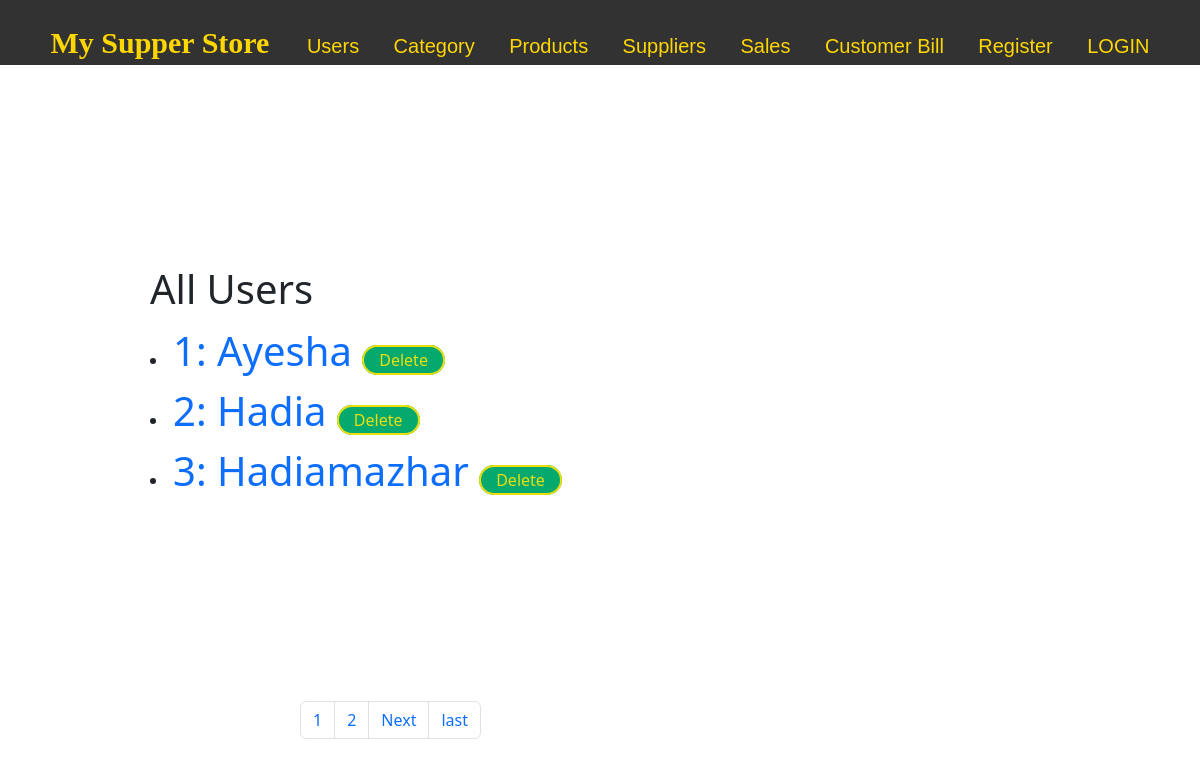
/users/, run on an earlier commit of the app's database.
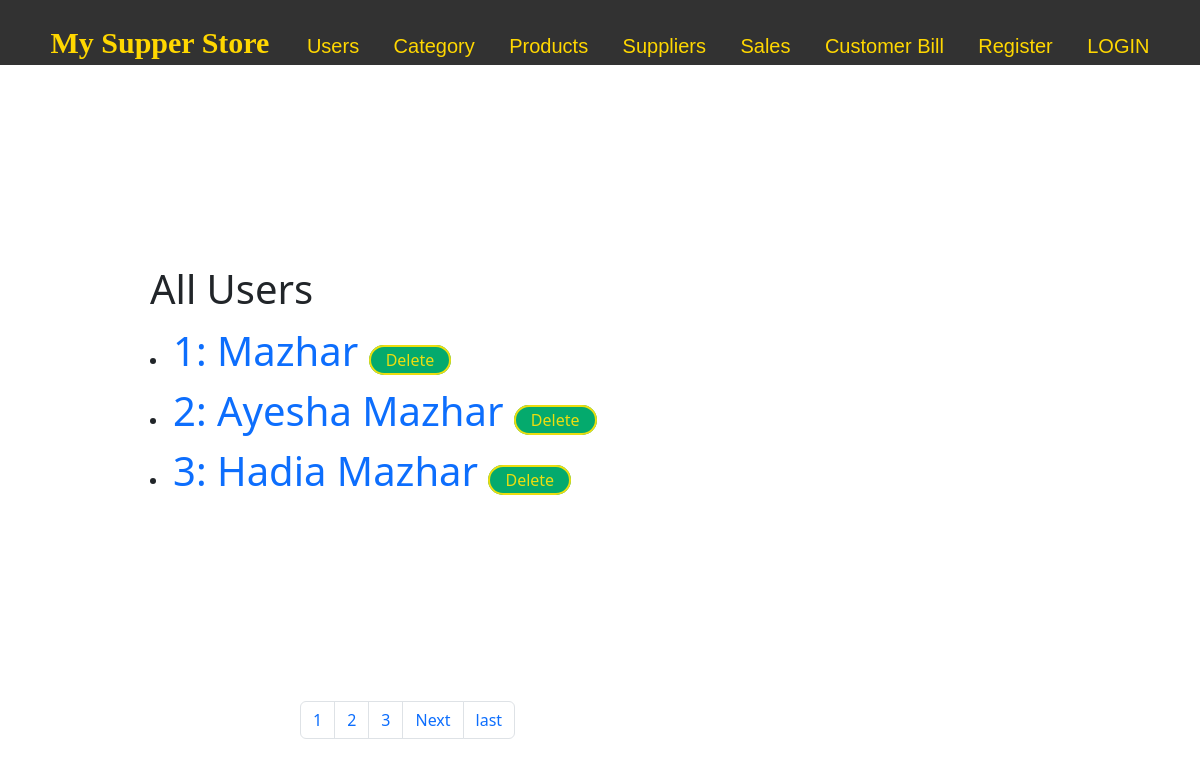
And on a later commit of the database.
### members/models.py (models this page shows, shortened)
class Users(models.Model):
    username=models.CharField(max_length=255)
    password=models.CharField(max_length=20)
    is_deleted = models.BooleanField(default=False)
    user_slug=AutoSlugField(populate_from="username",unique=True,null=True,default=None)
    user_image=models.FileField(upload_to="userpics/",max_length=256,null=True,default=None)

### members/views.py (the view)
# urls.py: path("users/",views.users,name="users"),
def users(request):
    myusers = Users.objects.filter(is_deleted=False).values()
    paginator=Paginator(myusers,3)
    page_num=request.GET.get("page")
    myusersfinal=paginator.get_page(page_num)
    totalpages=myusersfinal.paginator.num_pages
    template=loader.get_template('users.html')
    context= {'myusers':myusersfinal,"lastpage":totalpages,"pagelist":[n+1 for n in range(totalpages)]}
    return HttpResponse(template.render(context))

### templates/users.html (shortened to what this page needs)
<!doctype html>
<html lang="en">
  <head>
    <link href="https://cdn.jsdelivr.net/npm/bootstrap@5.2.3/dist/css/bootstrap.min.css" rel="stylesheet">
  </head>
{% extends "master1.html" %}
{% block content %}
{%if details %}
<div style="padding-left:20px;margin-left:5%">
  <h1 >User Details </h1>
    {% for x in myusers %}
    <h1>Name: {{ x.username|title }}</h1>
    {% if x.user_image != Null %}
    <img src="/media/{{x.user_image}}">
    {% endif %}
    {% endfor %}
  </div>
{%else%}
<div style="padding:50px 0px 50px 150px;margin: 150px 0px 0px 0px">
<h1 >All Users </h1>
{% for x in myusers %}
  <li> <a href="/userdetails/{{ x.user_slug }}" style='text-decoration:none;font-size: 40px;'> {{ forloop.counter }}: {{ x.username|title }}
    <a onclick="return confirm('Are you sure you want to delete this?')" name="navlink" href={%url 'delete_user' id=x.id %}> Delete </a>
  </a></li>
{% endfor %}
{% endif %}
<div style="padding:50px 0px 50px 150px;margin: 150px 0px 0px 0px">
<nav aria-label="...">
  <ul class="pagination">
    {% for n in pagelist  %}
    <li class="page-item"><a class="page-link" href="/users/?page={{n}}">{{n}}</a></li>
    {% endfor %}
    {% if myusers.has_next %}
    <li class="page-item">
      <a class="page-link" href="/users/?page={{myusers.next_page_number}}">Next</a>
    </li>
    <li class="page-item">
      <a class="page-link" href="/users/?page={{lastpage}}">last</a>
    </li>
    {% endif %}
  </ul>
</nav>
</div>
{% endblock %}

### templates/master1.html (shortened to what this page needs)
<!doctype html>
<html lang="en">
  <head>
    <link href="/static/main.css?v=27" rel="stylesheet">
  </head>
  <body>
    <div class="navbar1"  style="text-align:center;">
          <a class='sune' {% if request.path == "/" %}class="active"{% endif %} href="/main"> My Supper Store </a>
          <a {% if request.path == "/users/" %}class="active"{% endif %}href="/users">Users</a>
          <a {% if request.path == "/category/" %}class="active"{% endif %}href="/category">Category</a>
          <a {% if request.path == "/products/" %}class="active"{% endif %} href="/products">Products</a>
          <a {% if request.path == "/suppliers/" %} class="active"{% endif %} href="/suppliers">Suppliers</a>
          <a {% if request.path == "/sales/" %} class="active"{% endif %} href="/sales">Sales</a>
          <a {% if request.path == "/customerbill/" %} class="active"{% endif %} href="/customerbill">Customer Bill</a>
          <a  href="/register">Register</a>
          <a  href="/login" >LOGIN</a>
    </div>
    <div style="height:700px;">
    {% block content %}
    {% endblock %}
    </div>
</body>
</html>

### static/main.css (style rules this page uses)
.navbar1 { width: 100%; height: 65px; overflow: hidden; background-color: rgb(50, 50, 50); font-family: Arial; padding-top:20px ; }
.navbar1 a { font-size: 20px; color:gold; text-align: center; padding: 25px 15px 25px 15px; text-decoration: none; }
.navbar1 a.sune { font-family: 'Times New Roman'; font-weight: bold; font-size: 30px; margin-left:0px }
a[name=navlink] { width: 100%; background-color: #04AA6D; color: rgb(236, 222, 15); padding: 2px 15px 2px 15px; border-color:#9b6d31; border-radius: 4px; cursor: pointer; text-decoration: none; border: 2px solid; border-radius: 15px; }

What changed in the data, as far as the page shows it:
removed Users: username "Ayesha"
removed Users: username "Hadia"
removed Users: username "Hadiamazhar"
added Users: username "Mazhar"
added Users: username "Ayesha Mazhar"
added Users: username "Hadia Mazhar"
Also different on the page:
new list line: "3"
